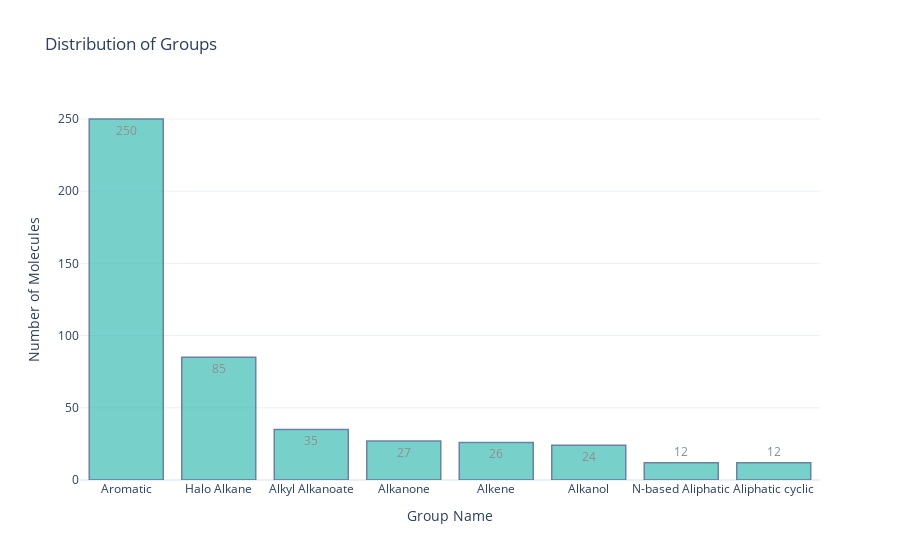

Here is the notebook cell this chart was saved with:
### Markdown cell above
##  The group disribution

### Code cell
# Create a table for group distribution
group_distribution = df["group_name"].value_counts().reset_index()
group_distribution.columns = ["Group Name", "Count"]

table = Table(title="Group Distribution")
table.add_column("Group Name", justify="left", style="cyan", no_wrap=True)
table.add_column("Count", justify="right", style="green")

for index, row in group_distribution.iterrows():
    table.add_row(row["Group Name"], str(row["Count"]))

console.print(table)

# Visualize the distribution of groups using Plotly
fig = px.bar(
    group_distribution,
    x="Group Name",
    y="Count",
    title="Distribution of Groups",
    labels={"Group Name": "Group Name", "Count": "Number of Molecules"},
    text_auto=True,
)

fig.update_traces(
    marker_color="lightseagreen",
    marker_line_color="rgb(8,48,107)",
    marker_line_width=1.5,
    opacity=0.6,
)

fig.update_layout(
    xaxis_title="Group Name", yaxis_title="Number of Molecules", template="plotly_white"
)

fig.show()

### Figure 1 — Plotly figure (JSON) as saved in the notebook; plotly's stock layout.template omitted (floating-point values rounded to 4 significant figures)
{"data": [{"alignmentgroup": "True", "hovertemplate": "Group Name=%{x}<br>Number of Molecules=%{y}<extra></extra>", "legendgroup": "", "marker": {"color": "lightseagreen", "line": {"color": "rgb(8,48,107)", "width": 1.5}, "pattern": {"shape": ""}}, "name": "", "offsetgroup": "", "opacity": 0.6, "orientation": "v", "showlegend": false, "textposition": "auto", "texttemplate": "%{y}", "type": "bar", "x": ["Aromatic", "Halo Alkane", "Alkyl Alkanoate", "Alkanone", "Alkene", "Alkanol", "N-based Aliphatic", "Aliphatic cyclic"], "xaxis": "x", "y": [250, 85, 35, 27, 26, 24, 12, 12], "yaxis": "y"}], "layout": {"barmode": "relative", "legend": {"tracegroupgap": 0}, "title": {"text": "Distribution of Groups"}, "xaxis": {"anchor": "y", "domain": [0, 1], "title": {"text": "Group Name"}}, "yaxis": {"anchor": "x", "domain": [0, 1], "title": {"text": "Number of Molecules"}}}}
